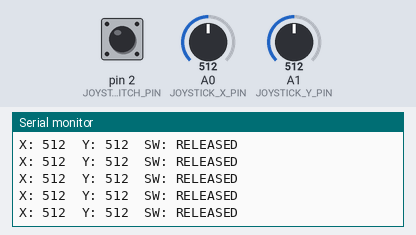
This sketch was run on a simulated Arduino Uno, built with avr-gcc and run on an emulated ATmega328P. Parts: the last lines printed to the serial monitor. The test bench sets the inputs (shaded band); at power-on: A1 (JOYSTICK_Y_PIN) = 512, pin 2 (JOYSTICK_SWITCH_PIN) HIGH, A0 (JOYSTICK_X_PIN) = 512.

Above: at 4.2 s.
4.3 s: A1 (JOYSTICK_Y_PIN) set to 109
At 4.37 s:
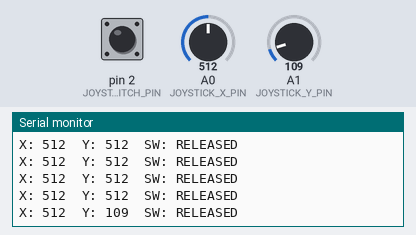
7.3 s: A1 (JOYSTICK_Y_PIN) set to 90
At 7.39 s:
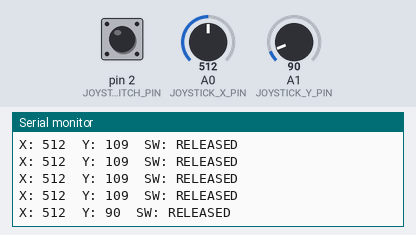
Timing chart, 0 to 10.3 s (numbered marks = the images above; inputs shaded):
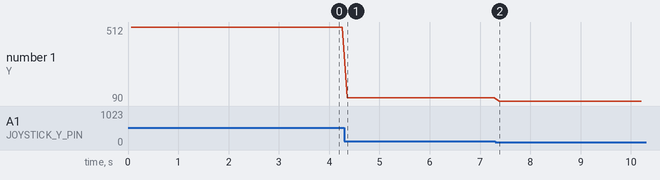

The sketch:

joystick_test_reconstructed.ino
```cpp
/*

- RECONSTRUCTED REFERENCE FIRMWARE
-
- Based on the hardware configuration and successful physical
- test documented in DEVELOPMENT_LOG.md.
-
- This is NOT claimed to be the exact historical source file
- used during the original test.
  */

const uint8_t JOYSTICK_X_PIN = A0;
const uint8_t JOYSTICK_Y_PIN = A1;
const uint8_t JOYSTICK_SWITCH_PIN = 2;

void setup() {
  Serial.begin(9600);
  pinMode(JOYSTICK_SWITCH_PIN, INPUT_PULLUP);
  Serial.println(F("Joystick test ready; documented center was approximately 509-514"));
}

void loop() {
  const int x = analogRead(JOYSTICK_X_PIN);
  const int y = analogRead(JOYSTICK_Y_PIN);
  const bool pressed = digitalRead(JOYSTICK_SWITCH_PIN) == LOW;

  Serial.print(F("X: "));
  Serial.print(x);
  Serial.print(F("  Y: "));
  Serial.print(y);
  Serial.print(F("  SW: "));
  Serial.println(pressed ? F("PRESSED") : F("RELEASED"));
  delay(100);
}
```

Measured:
- after the input at 4.3 s, the serial monitor: prints a new line after 0.06 s (image 1)
- after the input at 7.3 s, the serial monitor: prints a new line after 0.08 s (image 2)
- plotted number 1: 512 → 109 after the input at 4.3 s, 109 → 90 after the input at 7.3 s
